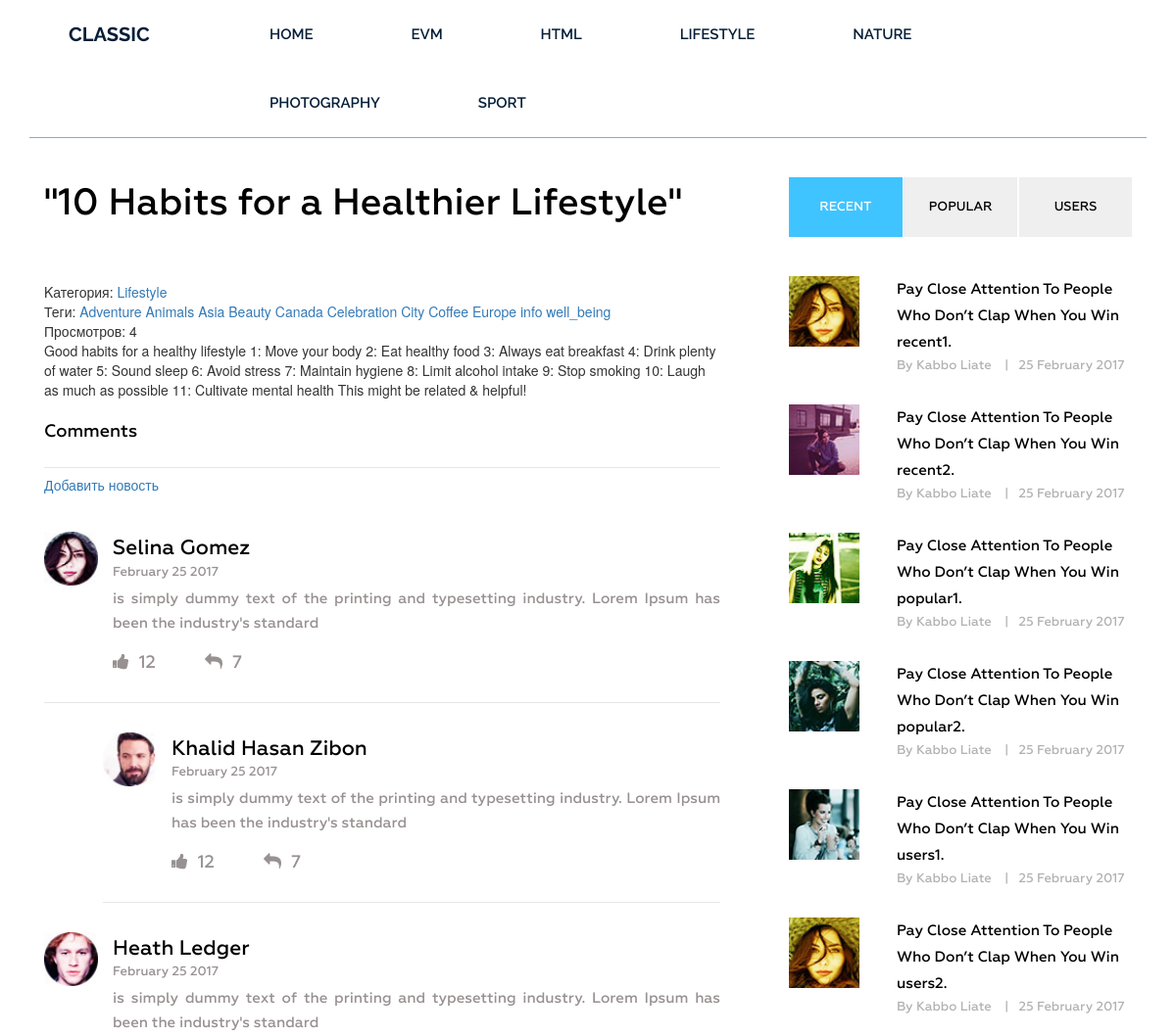
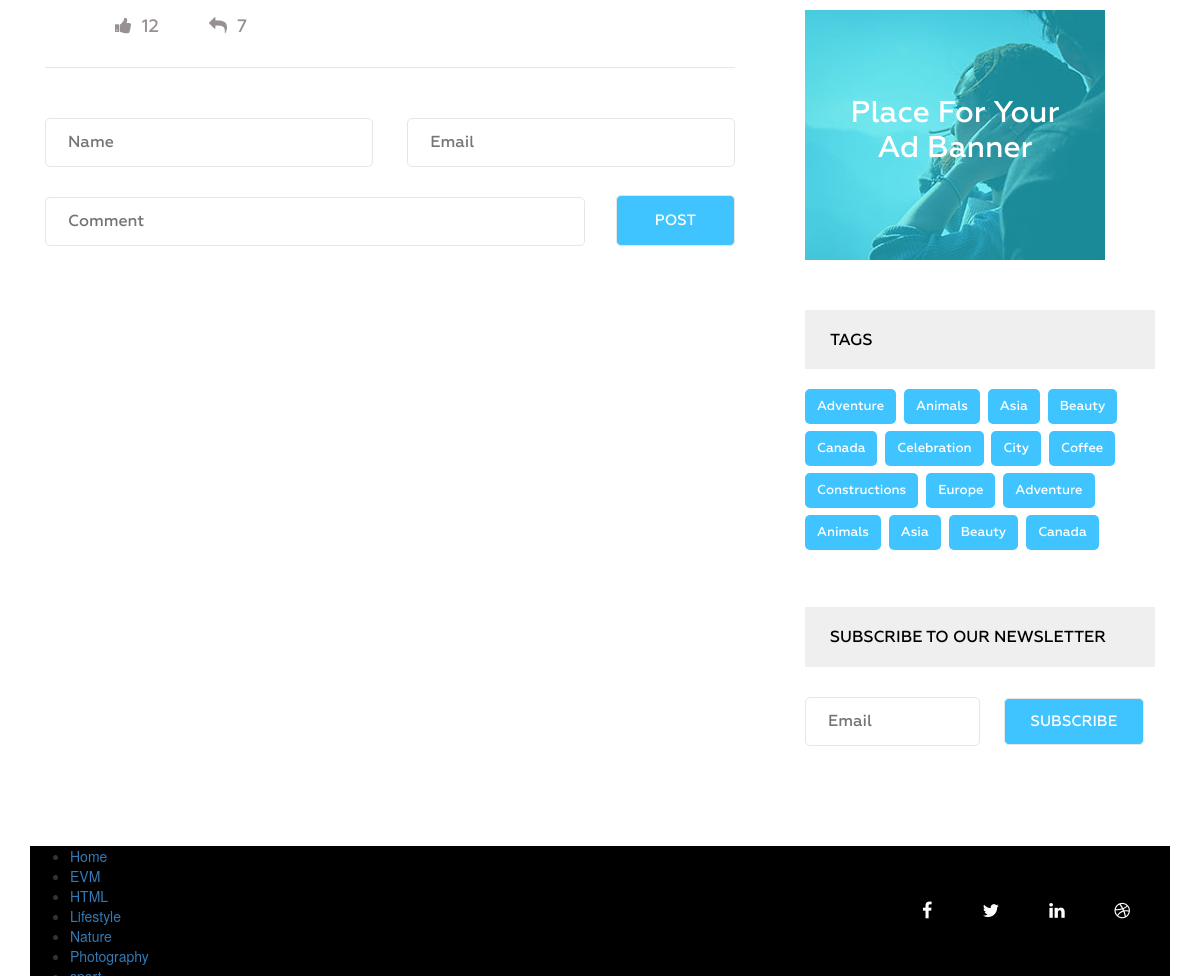
The page /post/10-habits-for-a-healthier-lifestyle/ on the database its author committed (2 pictures, top to bottom).
### blog/models.py (models this page shows, shortened)
class Category(models.Model):
    title = models.CharField(max_length=255)
    slug = models.SlugField(max_length=255, verbose_name='Url', unique=True)
    def __str__(self):
        return self.title
    class Meta:
        verbose_name = 'Категория'
        verbose_name_plural = 'Категории'
        ordering = ['title']
    def get_absolute_url(self):
        return reverse('category', kwargs={'slug': self.slug})

class Post(models.Model):
    title = models.CharField(max_length=255, verbose_name='Заголовок')
    slug = models.SlugField(max_length=255, verbose_name='url', unique=True)
    author = models.CharField(max_length=100)
    content = models.TextField(blank=True)
    created_at = models.DateTimeField(auto_now_add=True, verbose_name='Опубликовано')
    photo = models.ImageField(upload_to='photos/%Y/%m/%d/', blank=True)
    views = models.IntegerField(default=0, verbose_name='Кол-во просмотров')
    category = models.ForeignKey(Category, on_delete=models.PROTECT, related_name='posts', verbose_name='Категория')
    tags = models.ManyToManyField(Tag, blank=True, related_name='posts')
    class Meta:
        verbose_name = 'Статья'
        verbose_name_plural = 'Статьи'
        ordering = ['title']

class Tag(models.Model):
    title = models.CharField(max_length=50)
    slug = models.SlugField(max_length=50, verbose_name='Url', unique=True)
    def get_absolute_url(self):
        return reverse('tag', kwargs={"slug": self.slug})
    class Meta:
        verbose_name = 'Тег'
        verbose_name_plural = 'Теги'
        ordering = ['title']

### blog/views.py (the view)
# urls.py: path('post/<str:slug>/', GetPost.as_view(), name='post'),
class GetPost (DetailView):
    model = Post
    template_name = 'blog/single.html'
    context_object_name = 'post'
    def get_context_data(self, *, object_list=None, **kwargs):
        context = super().get_context_data(**kwargs)
        self.object.views = F('views')+1
        self.object.save()
        self.object.refresh_from_db()
        return context

### blog/templatetags/menu.py (called while the page is built)
@register.inclusion_tag('blog/menu_tpl.html')
def show_menu(menu_class='menu'):
    categories = Category.objects.all()
    return {'categories': categories, 'menu_class': menu_class}

### blog/templates/blog/single.html (shortened to what this page needs)
{% extends 'base.html' %}
{% load static %}
{% block content %}
<section class="single-blog-area">
    <div class="container">
        <div class="row">
            <div class="col-md-12">
                <div class="border-top">
                    <div class="col-md-8">
                        <div class="blog-area">
                            <div class="blog-area-part">
                                <h2>{{ post.title}}</h2>
                                <div class="single-content">
                                    <div>
                                        <span> Kатегория: <a href="{{ post.category.get_absolute_url}}">
                                            {{ post.category }}
                                            </a></span>
                                        <br>
                                        {% if post.tags.exists %}
                                        <span>
                                            Теги:
                                            {% for tag in post.tags.all %}
                                            <a href="{{ tag.get_absolute_url}}">{{ tag.title}}</a> {% endfor %}
                                        </span>
                                        <br>
                                        {% endif %}
                                        <span> Просмотров: {{ post.views }}</span>
                                    </div>
                                    {{ post.content|safe }}
                                </div>
                            </div>
                            <div class="commententries">
                                <h3>Comments</h3>
                                <h5><a href=" {% url 'add_news' %} ">Добавить новость</a></h5>
                                <ul class="commentlist">
                                    <li>
                                        <article class="comment">
                                            <header class="comment-author">
                                                <img src="{% static 'img/author-1.jpg' %}" alt="">
                                            </header>
                                            <section class="comment-details">
                                                <div class="author-name">
                                                    <h5><a href="#">Selina Gomez</a></h5>
                                                    <p>February 25 2017</p>
                                                </div>
                                                <div class="comment-body">
                                                    <p>is simply dummy text of the printing and typesetting industry. Lorem Ipsum has been the industry's standard </p>
                                                </div>
                                                <div class="reply">
                                                    <p><span><a href="#"><i class="fa fa-thumbs-up" aria-hidden="true"></i></a>12</span><span><a href="#"><i class="fa fa-reply" aria-hidden="true"></i></a>7</span></p>
                                                </div>
                                            </section>
                                        </article>
                                        <ul class="children">
                                            <li>
                                                <article class="comment">
                                                    <header class="comment-author">
                                                        <img src="{% static 'img/author-2.jpg' %}" alt="">
                                                    </header>
                                                    <section class="comment-details">
                                                        <div class="author-name">
                                                            <h5><a href="#">Khalid Hasan Zibon</a></h5>
                                                            <p>February 25 2017</p>
                                                        </div>
                                                        <div class="comment-body">
                                                            <p>is simply dummy text of the printing and typesetting industry. Lorem Ipsum has been the industry's standard </p>
                                                        </div>
                                                        <div class="reply">
                                                            <p><span><a href="#"><i class="fa fa-thumbs-up" aria-hidden="true"></i></a>12</span><span><a href="#"><i class="fa fa-reply" aria-hidden="true"></i></a>7</span></p>
                                                        </div>
                                                    </section>
                                                </article>
                                            </li>
                                        </ul>
                                    </li>
                                    <li>
                                        <article class="comment">
                                            <header class="comment-author">
                                                <img src="{% static 'img/author-3.jpg' %}" alt="">
                                            </header>
                                            <section class="comment-details">
                                                <div class="author-name">
                                                    <h5><a href="#">Heath Ledger</a></h5>
                                                    <p>February 25 2017</p>
                                                </div>
                                                <div class="comment-body">
                                                    <p>is simply dummy text of the printing and typesetting industry. Lorem Ipsum has been the industry's standard </p>
                                                </div>
                                                <div class="reply">
                                                    <p><span><a href="#"><i class="fa fa-thumbs-up" aria-hidden="true"></i></a>12</span><span><a href="#"><i class="fa fa-reply" aria-hidden="true"></i></a>7</span></p>
                                                </div>
                                            </section>
                                        </article>
                                    </li>
                                </ul>
                            </div>
                            <form action="#" method="get">
                                <div class="name">
                                    <input type="text" name="" id="" placeholder="Name" class="name">
                                </div>
                                <div class="email">
                                    <input type="email" name="" id="" placeholder="Email" class="email">
                                </div>
                                <div class="comment">
                                    <input type="text" name="" id="" placeholder="Comment" class="comment">
                                </div>
                                <div class="post">
                                    <input type="submit" value="Post">
                                </div>
                            </form>
                        </div>
                    </div>
                    <div class="col-md-4">
                        <div class="button-group filters-button-group">
                            <button data-filter=".recent" class="button is-checked">Recent</button>
                            <button data-filter=".popular" class="button">Popular</button>
                            <button data-filter=".users" class="button">Users</button>
                        </div>
                        <div class="grid">
                            <div class="portfolio-item recent">
                                <img src="{% static 'img/portfolio1.jpg' %}" alt="">
                                <div class="portfolio-text">
                                    <h5><a href="#">Pay Close Attention To People Who Don’t Clap When You Win recent1.</a></h5>
                                    <p>By Kabbo Liate <span>|</span>25 February 2017</p>
                                </div>
                            </div>
                            <div class="portfolio-item recent">
                                <img src="{% static 'img/portfolio2.jpg' %}" alt="">
                                <div class="portfolio-text">
                                    <h5><a href="#">Pay Close Attention To People Who Don’t Clap When You Win recent2.</a></h5>
                                    <p>By Kabbo Liate <span>|</span>25 February 2017</p>
                                </div>
                            </div>
                            <div class="portfolio-item popular">
                                <img src="{% static 'img/portfolio3.jpg' %}" alt="">
                                <div class="portfolio-text">
                                    <h5><a href="#">Pay Close Attention To People Who Don’t Clap When You Win popular1.</a></h5>
                                    <p>By Kabbo Liate <span>|</span>25 February 2017</p>
                                </div>
                            </div>
                            <div class="portfolio-item popular">
                                <img src="{% static 'img/portfolio4.jpg' %}" alt="">
                                <div class="portfolio-text">
                                    <h5><a href="#">Pay Close Attention To People Who Don’t Clap When You Win popular2.</a></h5>
                                    <p>By Kabbo Liate <span>|</span>25 February 2017</p>
                                </div>
                            </div>
                            <div class="portfolio-item users">
                                <img src="{% static 'img/portfolio5.jpg' %}" alt="">
                                <div class="portfolio-text">
                                    <h5><a href="#">Pay Close Attention To People Who Don’t Clap When You Win users1.</a></h5>
                                    <p>By Kabbo Liate <span>|</span>25 February 2017</p>
                                </div>
                            </div>
                            <div class="portfolio-item users">
                                <img src="{% static 'img/portfolio1.jpg' %}" alt="">
                                <div class="portfolio-text">
                                    <h5><a href="#">Pay Close Attention To People Who Don’t Clap When You Win users2.</a></h5>
                                    <p>By Kabbo Liate <span>|</span>25 February 2017</p>
                                </div>
                            </div>
                        </div>
                        <div class="sidebar-ads">
                            <img src="{% static 'img/sidebar-ads.jpg' %}" alt="">
                            <p>Place For Your <br> Ad Banner</p>
                        </div>
                        <div class="tags">
                            <h2 class="sidebar-title">Tags</h2>
                            <p><a href="#">Adventure</a></p>
                            <p><a href="#">Animals</a></p>
                            <p><a href="#">Asia</a></p>
                            <p><a href="#">Beauty</a></p>
                            <p><a href="#">Canada</a></p>
                            <p><a href="#">Celebration</a></p>
                            <p><a href="#">City</a></p>
                            <p><a href="#">Coffee</a></p>
                            <p><a href="#">Constructions</a></p>
                            <p><a href="#">Europe</a></p>
                            <p><a href="#">Adventure</a></p>
                            <p><a href="#">Animals</a></p>
                            <p><a href="#">Asia</a></p>
                            <p><a href="#">Beauty</a></p>
                            <p><a href="#">Canada</a></p>
                        </div>
                        <div class="newsletter">
                            <h2 class="sidebar-title">Subscribe To Our Newsletter</h2>
                            <form action="#" method="post">
                                <input type="email" name="" id="" placeholder="Email">
                                <input type="submit" value="Subscribe">
                            </form>
                        </div>
                    </div>
                </div>
            </div>
        </div>
    </div>
</section>
{% endblock %}

### blog/templates/blog/menu_tpl.html
<div class="menu">
    <ul>
        <li><a href="{% url 'home' %}">Home</a></li>
        {% for item in categories %}
        <li><a href="{{ item.get_absolute_url }}">{{ item.title }}</a></li>
        {% endfor %}
    </ul>
</div>

### rows shown on the page
Category: title "EVM"
Category: title "HTML"
Category: title "LIFESTYLE", title "Lifestyle"
Category: title "NATURE", title "Nature"
Category: title "PHOTOGRAPHY", title "Photography"
Category: title "SPORT"
Post: title "\"10 Habits for a Healthier Lifestyle\"", category "Lifestyle", views "4", content "Good habits for a healthy lifestyle 1: Move your body 2: Eat healthy food 3: Always eat breakfast 4: Drink plenty of water 5: Sound sleep 6: Avoid stress 7: Maintain hygiene 8: Limit alcohol intake 9: Stop smoking 10: Laugh as much as possible 11: Cultivate mental health This might be related & helpful!"
Tag: title "Adventure"
Tag: title "Animals"
Tag: title "Asia"
Tag: title "Beauty"
Tag: title "Canada"
Tag: title "Celebration"
Tag: title "City"
Tag: title "Coffee"
Tag: title "Europe"
Tag: title "info"
Tag: title "well_being"
